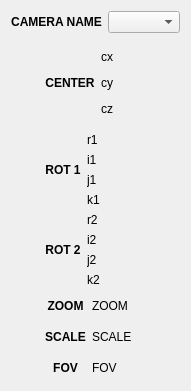
  <widget class="QWidget" name="layoutWidget">
   <property name="geometry">
    <rect>
     <x>360</x>
     <y>10</y>
     <width>191</width>
     <height>391</height>
    </rect>
   </property>
   <layout class="QVBoxLayout" name="verticalLayout_14">
    <item>
     <layout class="QHBoxLayout" name="horizontalLayout_7">
      <item>
       <widget class="QLabel" name="lf_name_3">
        <property name="text">
         <string>&lt;html&gt;&lt;head/&gt;&lt;body&gt;&lt;p&gt;&lt;span style=&quot; font-weight:600;&quot;&gt;CAMERA NAME&lt;/span&gt;&lt;/p&gt;&lt;/body&gt;&lt;/html&gt;</string>
        </property>
        <property name="alignment">
         <set>Qt::AlignCenter</set>
        </property>
       </widget>
      </item>
      <item>
       <widget class="QComboBox" name="camBox">
        <property name="baseSize">
         <size>
          <width>0</width>
          <height>0</height>
         </size>
        </property>
       </widget>
      </item>
     </layout>
    </item>
    <item>
     <layout class="QHBoxLayout" name="horizontalLayout_10" stretch="1,3,1">
      <item>
       <spacer name="verticalSpacer_7">
        <property name="orientation">
         <enum>Qt::Vertical</enum>
        </property>
        <property name="sizeHint" stdset="0">
         <size>
          <width>20</width>
          <height>318</height>
         </size>
        </property>
       </spacer>
      </item>
      <item>
       <layout class="QVBoxLayout" name="verticalLayout_6" stretch="2,0,0,2">
        <item>
         <layout class="QHBoxLayout" name="horizontalLayout" stretch="1,3">
          <item>
           <widget class="QLabel" name="lf_center">
            <property name="font">
             <font>
              <weight>75</weight>
              <bold>true</bold>
             </font>
            </property>
            <property name="text">
             <string>CENTER</string>
            </property>
            <property name="alignment">
             <set>Qt::AlignCenter</set>
            </property>
           </widget>
          </item>
          <item>
           <layout class="QVBoxLayout" name="verticalLayout">
            <item>
             <widget class="QLabel" name="cam_cx">
              <property name="text">
               <string>cx</string>
              </property>
              <property name="alignment">
               <set>Qt::AlignBottom|Qt::AlignLeading|Qt::AlignLeft</set>
              </property>
             </widget>
            </item>
            <item>
             <widget class="QLabel" name="cam_cy">
              <property name="text">
               <string>cy</string>
              </property>
              <property name="alignment">
               <set>Qt::AlignLeading|Qt::AlignLeft|Qt::AlignVCenter</set>
              </property>
             </widget>
            </item>
            <item>
             <widget class="QLabel" name="cam_cz">
              <property name="text">
               <string>cz</string>
              </property>
              <property name="alignment">
               <set>Qt::AlignLeading|Qt::AlignLeft|Qt::AlignTop</set>
              </property>
             </widget>
            </item>
           </layout>
          </item>
         </layout>
        </item>
        <item>
         <layout class="QHBoxLayout" name="horizontalLayout_2" stretch="1,3">
          <item>
           <widget class="QLabel" name="lf_center_2">
            <property name="font">
             <font>
              <weight>75</weight>
              <bold>true</bold>
             </font>
            </property>
            <property name="text">
             <string>ROT 1</string>
            </property>
            <property name="alignment">
             <set>Qt::AlignCenter</set>
            </property>
           </widget>
          </item>
          <item>
           <layout class="QVBoxLayout" name="verticalLayout_2">
            <item>
             <widget class="QLabel" name="cam_r1_w">
              <property name="text">
               <string>r1</string>
              </property>
              <property name="alignment">
               <set>Qt::AlignLeading|Qt::AlignLeft|Qt::AlignTop</set>
              </property>
             </widget>
            </item>
            <item>
             <widget class="QLabel" name="cam_r1_x">
              <property name="text">
               <string>i1</string>
              </property>
              <property name="alignment">
               <set>Qt::AlignLeading|Qt::AlignLeft|Qt::AlignTop</set>
              </property>
             </widget>
            </item>
            <item>
             <widget class="QLabel" name="cam_r1_y">
              <property name="text">
               <string>j1</string>
              </property>
             </widget>
            </item>
            <item>
             <widget class="QLabel" name="cam_r1_z">
              <property name="text">
               <string>k1</string>
              </property>
              <property name="alignment">
               <set>Qt::AlignLeading|Qt::AlignLeft|Qt::AlignTop</set>
              </property>
             </widget>
            </item>
           </layout>
          </item>
         </layout>
        </item>
        <item>
         <layout class="QHBoxLayout" name="horizontalLayout_3" stretch="1,3">
          <item>
           <widget class="QLabel" name="lf_center_3">
            <property name="font">
             <font>
              <weight>75</weight>
              <bold>true</bold>
             </font>
            </property>
            <property name="text">
             <string>ROT 2</string>
            </property>
            <property name="alignment">
             <set>Qt::AlignCenter</set>
            </property>
           </widget>
          </item>
          <item>
           <layout class="QVBoxLayout" name="verticalLayout_3">
            <item>
             <widget class="QLabel" name="cam_r2_w">
              <property name="text">
               <string>r2</string>
              </property>
              <property name="alignment">
               <set>Qt::AlignLeading|Qt::AlignLeft|Qt::AlignTop</set>
              </property>
             </widget>
            </item>
            <item>
             <widget class="QLabel" name="cam_r2_x">
              <property name="text">
               <string>i2</string>
              </property>
              <property name="alignment">
               <set>Qt::AlignLeading|Qt::AlignLeft|Qt::AlignTop</set>
              </property>
             </widget>
            </item>
            <item>
             <widget class="QLabel" name="cam_r2_y">
              <property name="text">
               <string>j2</string>
              </property>
             </widget>
            </item>
            <item>
             <widget class="QLabel" name="cam_r2_z">
              <property name="text">
               <string>k2</string>
              </property>
              <property name="alignment">
               <set>Qt::AlignLeading|Qt::AlignLeft|Qt::AlignTop</set>
              </property>
             </widget>
            </item>
           </layout>
          </item>
         </layout>
        </item>
        <item>
         <layout class="QHBoxLayout" name="horizontalLayout_4" stretch="1,3">
          <item>
           <layout class="QVBoxLayout" name="verticalLayout_4" stretch="0,0,0">
            <item>
             <widget class="QLabel" name="lf_scale_2">
              <property name="sizePolicy">
               <sizepolicy hsizetype="MinimumExpanding" vsizetype="Preferred">
                <horstretch>0</horstretch>
                <verstretch>0</verstretch>
               </sizepolicy>
              </property>
              <property name="font">
               <font>
                <weight>75</weight>
                <bold>true</bold>
               </font>
              </property>
              <property name="text">
               <string>ZOOM</string>
              </property>
              <property name="alignment">
               <set>Qt::AlignCenter</set>
              </property>
             </widget>
            </item>
            <item>
             <widget class="QLabel" name="lf_scale_3">
              <property name="sizePolicy">
               <sizepolicy hsizetype="MinimumExpanding" vsizetype="Preferred">
                <horstretch>0</horstretch>
                <verstretch>0</verstretch>
               </sizepolicy>
              </property>
              <property name="font">
               <font>
                <weight>75</weight>
                <bold>true</bold>
               </font>
              </property>
              <property name="text">
               <string>SCALE</string>
              </property>
              <property name="alignment">
               <set>Qt::AlignCenter</set>
              </property>
             </widget>
            </item>
            <item>
             <widget class="QLabel" name="lf_scale">
              <property name="sizePolicy">
               <sizepolicy hsizetype="MinimumExpanding" vsizetype="Preferred">
                <horstretch>0</horstretch>
                <verstretch>0</verstretch>
               </sizepolicy>
              </property>
              <property name="font">
               <font>
                <weight>75</weight>
                <bold>true</bold>
               </font>
              </property>
              <property name="text">
               <string>FOV</string>
              </property>
              <property name="alignment">
               <set>Qt::AlignCenter</set>
              </property>
             </widget>
            </item>
           </layout>
          </item>
          <item>
           <layout class="QVBoxLayout" name="verticalLayout_5">
            <item>
             <widget class="QLabel" name="cam_zoom">
              <property name="text">
               <string>ZOOM</string>
              </property>
              <property name="alignment">
               <set>Qt::AlignLeading|Qt::AlignLeft|Qt::AlignVCenter</set>
              </property>
             </widget>
            </item>
            <item>
             <widget class="QLabel" name="cam_scale">
              <property name="text">
               <string>SCALE</string>
              </property>
              <property name="alignment">
               <set>Qt::AlignLeading|Qt::AlignLeft|Qt::AlignVCenter</set>
              </property>
             </widget>
            </item>
            <item>
             <widget class="QLabel" name="cam_fov">
              <property name="text">
               <string>FOV</string>
              </property>
              <property name="alignment">
               <set>Qt::AlignLeading|Qt::AlignLeft|Qt::AlignVCenter</set>
              </property>
             </widget>
            </item>
           </layout>
          </item>
         </layout>
        </item>
       </layout>
      </item>
      <item>
       <spacer name="verticalSpacer_8">
        <property name="orientation">
         <enum>Qt::Vertical</enum>
        </property>
        <property name="sizeHint" stdset="0">
         <size>
          <width>20</width>
          <height>318</height>
         </size>
        </property>
       </spacer>
      </item>
     </layout>
    </item>
   </layout>
  </widget>
